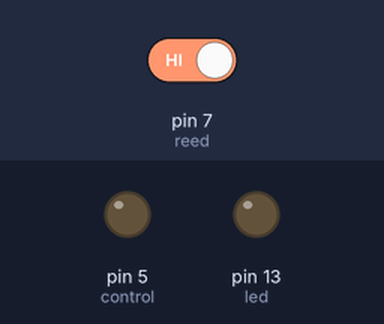
This sketch was run on a simulated Arduino Uno, built with avr-gcc and run on an emulated ATmega328P. Parts: output pins drawn as LEDs (lit = HIGH). Inputs (shaded band) come from the test bench; at power-on: pin 7 (reed) HIGH.

Above: at 1.2 s.
1.3 s: pin 7 (reed) driven LOW
At 2.5 s:
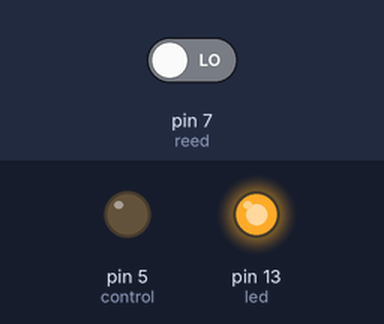
2.8 s: pin 7 (reed) driven HIGH
At 3.6 s:
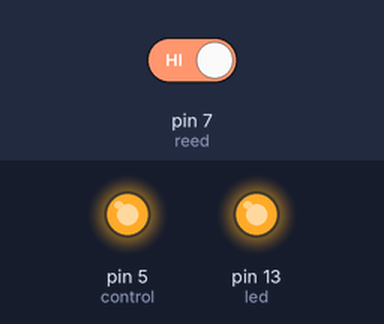
Timing chart, 0 to 5.9 s (numbered marks = the images above; inputs shaded):
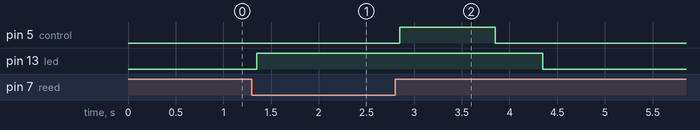

The sketch:

Reed_Test.ino
```cpp
const int led = 13;
const int reed = 7;
const int control = 5;

int doorState; //0 = open, 1 = closed
int state;

void setup()
{
  pinMode(led, OUTPUT);
  pinMode(control, OUTPUT);
  pinMode(reed, INPUT_PULLUP);
  state = 0;
  doorState = digitalRead(reed);
  //Wait for door to close
  while(doorState == LOW)
  {
    delay(500);
    doorState = digitalRead(reed);
  }
}

void loop()
{
  doorState = digitalRead(reed);

  switch(state)
  {
    case 0:
      if(doorState == LOW)
        state = 1;
      break;
    case 1:
      digitalWrite(led, HIGH);
      if(doorState == HIGH)
        state = 2;
      break;
    case 2:
      digitalWrite(control, HIGH);
      delay(1000);
      digitalWrite(control, LOW);
      delay(500);
      digitalWrite(led, LOW);
      state = 0;
      break;
  }
   delay(50);
}
```

Measured:
- after the input at 1.3 s, pin 13 (led): LOW → HIGH after 0.05 s
- after the input at 2.8 s, pin 5 (control): LOW → HIGH after 0.05 s, → LOW 1.0 s later; pin 13 (led): HIGH → LOW after 1.6 s
